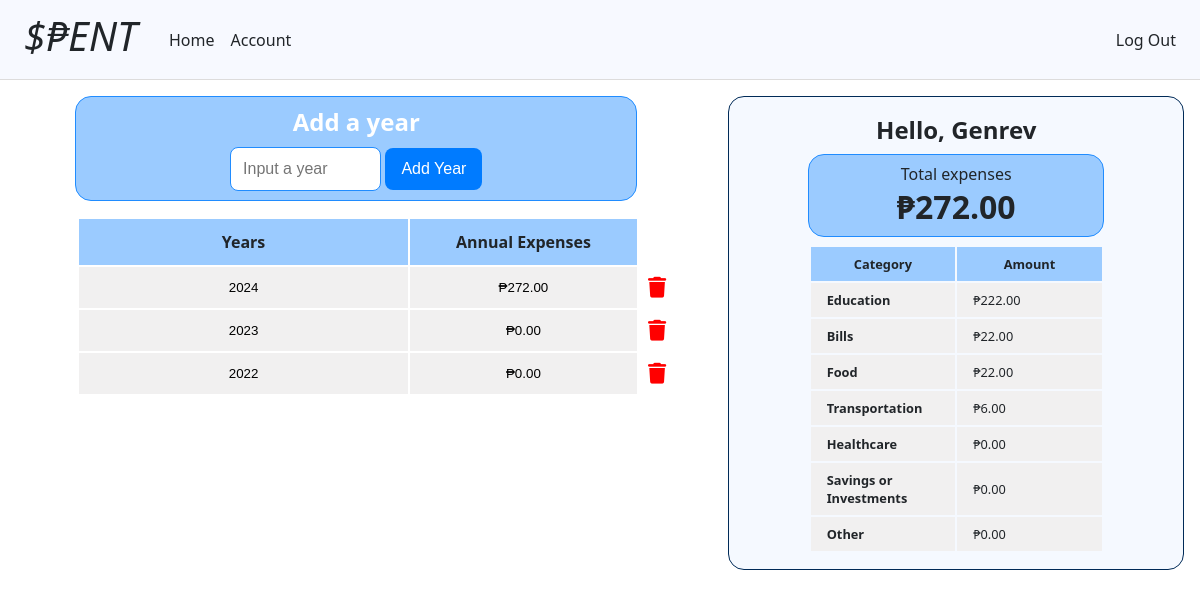
The app's page / (signed in) with its own data.
### tables this page shows
CREATE TABLE years (
    id INTEGER PRIMARY KEY AUTOINCREMENT NOT NULL,
    user_id INTEGER NOT NULL,
    year NOT NULL,
    FOREIGN KEY (user_id) REFERENCES users (id)
);

CREATE TABLE users (
    id INTEGER PRIMARY KEY AUTOINCREMENT NOT NULL,
    username TEXT NOT NULL,
    pass_hash TEXT NOT NULL,
    currency TEXT
);

### app.py (the view)
@app.route("/")
@login_required
def index():
    currency = db.execute("SELECT currency FROM users WHERE id = ?", session["user_id"])
    currency = currency[0]["currency"]
    if currency not in ["usd", "php"]:
        return render_template("set-currency.html")
    years = get_years(session["user_id"])
    total_expenses= get_total_expenses(session["user_id"]) # Get total expenses
    expenses = get_expenses(session["user_id"]) # Get expenses
    return render_template("index.html", years=years, total_expenses=total_expenses, expenses=expenses)

### app.py (called while the page is built)
@app.after_request
def after_request(response):
    response.headers["Cache-Control"] = "no-cache, no-store, must-revalidate"
    response.headers["Expires"] = 0
    response.headers["Pragma"] = "no-cache"
    return response

### helpers.py (called while the page is built)
def format_currency(value):
    currency = db.execute("SELECT currency FROM users WHERE id = ?", session["user_id"])
    currency = currency[0]["currency"]
    if currency == "usd":
        return f"${value:,.2f}"
    elif currency == "php":
        return f"₱{value:,.2f}"

def login_required(f):
    @wraps(f)
    def decorated_function(*args, **kwargs):
        if session.get("user_id") is None:
            return redirect("/login")
        return f(*args, **kwargs)
    return decorated_function

### queries.py (called while the page is built)
def get_years(user_id):
    return db.execute("""SELECT years.id AS id, years.year AS year, SUM(spent.amount) AS expenses
                                FROM years
                                LEFT JOIN months ON months.year_id = years.id
                                LEFT JOIN days ON days.month_id = months.id
                                LEFT JOIN spent ON spent.day_id = days.id
                                WHERE years.user_id = :user_id
                                GROUP BY years.year
                                ORDER BY years.year DESC
                                """, user_id=user_id) # Idea by chatGPT (LEFT JOIN)

def get_total_expenses(user_id):
    total_expenses = db.execute("""SELECT SUM(spent.amount) AS total_expenses
                            FROM spent
                            JOIN days ON days.id = spent.day_id
                            JOIN months ON months.id = days.month_id
                            JOIN years ON years.id = months.year_id
                            WHERE years.user_id = :user_id
                            """, user_id=user_id)
    total_expenses = 0 if total_expenses[0]["total_expenses"] == None else total_expenses[0]["total_expenses"]
    return total_expenses

### templates/index.html (shortened to what this page needs)
{% extends "layout.html" %}
{% block main %}
    <div class="parent-div">
        <div class="main-content">
            <div class="main-form">
                <h2>Add a year</h2>
                <form action="/add_year" method="post">
                    <div class="form-input">
                        <input name="year" placeholder="Input a year" type="number" autocomplete="off" autofocus>
                        <button class="form-button" type="submit">Add Year</button>
                    </div>
                </form>
            </div>
            <div class="table-container">
                <table>
                    <thead>
                        <tr>
                            <th>Years</th>
                            <th>Annual Expenses</th>
                            <th></th>
                        </tr>
                    </thead>
                    <tbody>
                    {% if not years %}
                        <tr>
                            <td><button>Add a year to display</button></td>
                            <td><button>some amount</button></td>
                            <td></td>
                        </tr>
                    {% else %}
                        {% for year in years %}
                            <tr>
                                <td>
                                    <form action="/months" method="get">
                                        <button type="submit">{{ year.year }}</button>
                                </td>
                                <td>
                                    {% if not year.expenses %}
                                        <form action="/months" method="get">
                                            <button type="submit">{{ 0 | format_currency }}</button>
                                        </form>
                                    {% else %}
                                        <form action="/months" method="get">
                                            <button type="submit">{{ year.expenses | format_currency }}</button>
                                        </form>
                                    {% endif %}
                                </td>
                                <td>
                                    <form action="/delete_year" method="post">
                                        <button class="icon-container" type="submit"><i class="fa-solid fa-trash"></i></button>
                                    </form>
                                </td>
                            </tr>
                        {%  endfor %}
                    {% endif %}
                    </tbody>
                </table>
            </div>
        </div>
        {% include "sidebar.html" %}
    </div>
{% endblock %}

### templates/layout.html (shortened to what this page needs)
<!DOCTYPE html>
<html lang="en">
    <head>
        <link href="/static/styles.css" rel="stylesheet">
    </head>
    <body>
        <nav class="navbar-container">
            <div class="navbar">
                <i><a class="nav-link logo" href="/">$₱ENT</a></i>
                <div class="navbar-items-container">
                    {% if session["user_id"] %}
                        <ul class="navbar-items">
                            <li><a class="nav-link" href="/">Home</a></li>
                            <li><a class="nav-link" href="/account">Account</a></li>
                        </ul>
                        <ul class="navbar-items pos-right">
                            <li><a class="nav-link" href="/logout">Log Out</a></li>
                        </ul>
                    {% else %}
                        <ul class="navbar-items pos-right">
                            <li><a class="nav-link" href="/register">Register</a></li>
                            <li><a class="nav-link" href="/login">Log In</a></li>
                        </ul>
                    {% endif %}
                </div>
            </div>
        </nav>
        <main class="container">
            {% block main %}{% endblock%}
        </main>
    </body>
</html>

### templates/sidebar.html
<div class="sidebar">
    <div class="display">
        <div><h2>Hello, {{ session["username"] }}</h2></div>
        <div class="total-expenses">
            <p>Total expenses</p>
            <h1>{{ total_expenses | format_currency}}</h1>
        </div>
        <table>
            <thead>
                <tr>
                    <th>Category</th>
                    <th>Amount</th>
                </tr>
            </thead>
            <tbody>
                {% for expense in expenses %}
                    <tr>
                        <td><b>{{ expense["name"] }}</b></td>
                        <td>{{ expense["amount"] | format_currency }}</td>
                    </tr>
                {% endfor %}
            </tbody>
        </table>
    </div>
</div>

### static/styles.css (style rules this page uses)
body { margin: 0; font-family: system-ui, -apple-system, BlinkMacSystemFont, 'Segoe UI', Roboto, Oxygen, Ubuntu, Cantarell, 'Open Sans', 'Helvetica Neue', sans-serif; font-size: 1rem; color: #212529; text-align: left; width: 100%; }
.container { width: 100%; margin-left: auto; margin-right: auto; text-align: center; }
.navbar-container { width: 100%; background-color: #f7f9ff; border-bottom: 0.1rem solid #dddcdc; }
.navbar { display: flex; justify-content: space-between; align-items: center; }
.logo { font-size: 2.5rem; margin-left: 1rem; margin-right: 1rem; margin-bottom: 0.5rem; white-space: nowrap; }
.navbar-items-container { display: flex; align-items: center; width: 100%; }
.navbar-items { list-style-type: none; display: flex; margin: 0; padding: 0; }
.pos-right { margin-left: auto; margin-right: 1rem; }
.nav-link { text-decoration: none; display: block; padding: 0.5rem; }
a { color: #212529; }
.form-input { display: block; }
.form-input input { font-size: 1rem; width: 12.5%; padding: 0.75rem; margin: 0.05rem 0; border: 1px solid #ccc; border-radius: 0.5rem; transition: box-shadow 0.3s ease; }
.form-button { font-size: 1rem; color: #fff; text-align: center; padding: 0.75rem 1rem; border-width: 0; border-radius: 0.5rem; background-color: #007bff; transition: background-color 0.3s ease; }
.parent-div { display: flex; margin-top: 1rem; }
.main-content { width: 60%; margin: 0rem 1rem; }
.sidebar { background-color: #f5f9ff; width: 40%; margin: 0rem 1rem; border: 1px solid #002a57; border-radius: 1rem; }
.display { padding: 1rem; }
.display h2, .display h1, .display p { padding: 0; margin: 0; }
.display table { background-color: transparent; margin: 0 auto; height: auto; width: 70%; }
.display table th, .display table td { font-size: 0.8rem; vertical-align: middle; padding: 0.5rem; }
.display table td { padding-left: 1rem; text-align: left; }
.display table th:nth-child(1) { width: 50%; }
.display table th:nth-child(2) { width: 50%; }
.total-expenses { width: 66%; padding: 0.5rem; margin: 0.5rem auto; background-color: #9bcbff; border: 1px solid #208cff; border-radius: 1rem; }
.main-form { color: white; background-color: #9bcbff; border: 1px solid #208cff; border-radius: 1rem; margin: 0 auto; margin-bottom: 1rem; padding: 0.5rem; width: 80%; }
.main-form h2 { padding: 0; padding-bottom: 0.5rem; margin: 0; }
.main-form input { border: 1px solid #208cff; width: 23%; transition: box-shadow 0.3s ease; }
table { background-color: transparent; margin-left: 9%; width: 89%; }
table th:nth-child(1) { width: 55%; }
table th:nth-child(2) { width: 38%; }
table th:nth-child(3) { background-color: white; width: 7%; }
table th, table td { font-size: 1rem; vertical-align: middle; }
table th { padding: 0.75rem; }
table td { background-color: #f1f0f0; transition: background-color 0.3s ease; }
table td:nth-child(3) { background-color: transparent; }
table thead tr { background-color: #9bcbff; }
table td button { border: none; background-color: transparent; width: 100%; margin: none; display: block; padding: 0.75rem; }
.icon-container { padding: 0; margin: 0; text-align: left; }
.fa-trash { color: #ff0000; margin-left: 0.5rem; font-size: 1.3rem; transition: color 0.3s ease; }

### records on screen
years: year "2024", expenses "₱272.00"
years: year "2023", value "₱0.00"
years: year "2022", value "₱0.00"
users: username "Genrev"

### other values on screen
{{ total_expenses | format_currency }} "₱272.00"
{{ expense["name"] }} "Education" "Bills" "Food" "Transportation" "Healthcare" "Savings or Investments" "Other"
{{ expense["amount"] | format_currency }} "₱222.00" "₱22.00" "₱22.00" "₱6.00" "₱0.00" "₱0.00" "₱0.00"
